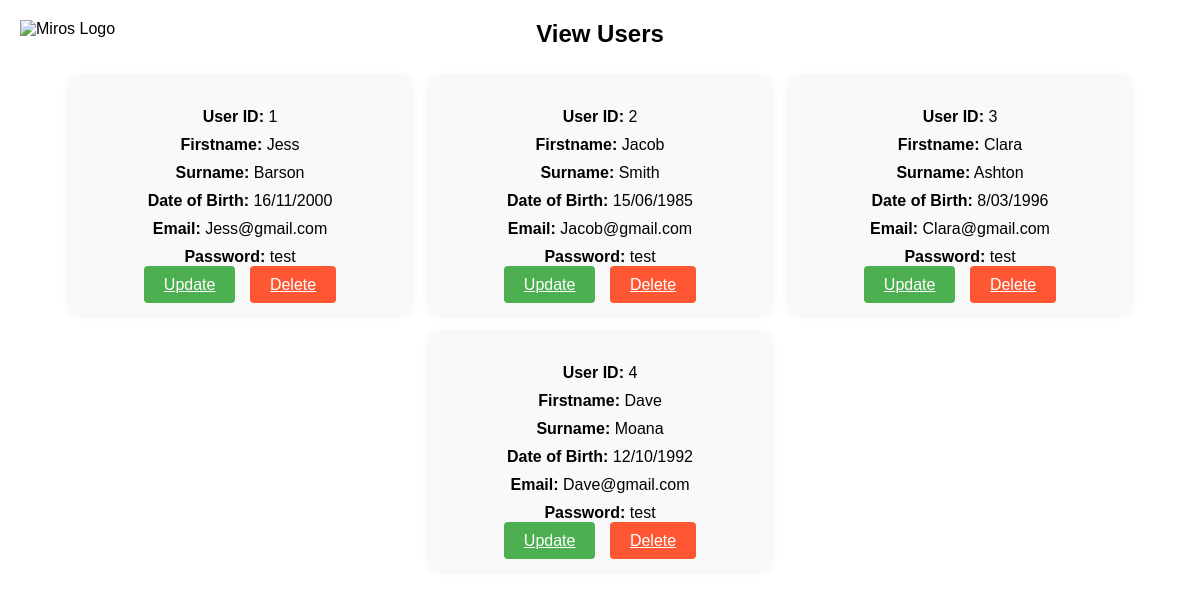
The app's page /view_users.php with its own data.
### tables this page shows
CREATE TABLE "Users" (
	"user_id"	INTEGER NOT NULL,
	"role_id"	INTEGER NOT NULL,
	"user_Fname"	TEXT NOT NULL,
	"user_Lname"	TEXT,
	"email"	TEXT NOT NULL,
	"password"	TEXT,
	"DOB"	INTEGER,
	PRIMARY KEY("user_id" AUTOINCREMENT)
);

### view_users.php (the view, shortened to what this page needs)
<?php
$db = new SQLite3('MIROS.db');
$query = $db->prepare("SELECT * FROM Users");
$result = $query->execute();
$users = [];
while ($row = $result->fetchArray(SQLITE3_ASSOC)) {
    $users[] = $row;
}
?>
<!DOCTYPE html>
<html lang="en">
<head>
    <link rel="stylesheet" href="approvalcss.css">
</head>
<body>
<img src="miroslogo.png" alt="Miros Logo" class="logo">
    <h2 class="approve-title">View Users</h2>
    <div class="record-container">
        <?php foreach ($users as $user): ?>
            <div class="record-box">
                <p><strong>User ID:</strong> <?php echo $user['user_id']; ?></p>
                <p><strong>Firstname:</strong> <?php echo $user['user_Fname']; ?></p>
                <p><strong>Surname:</strong> <?php echo $user['user_Lname']; ?></p>
                <p><strong>Date of Birth:</strong> <?php echo $user['DOB']; ?></p>
                <p><strong>Email:</strong> <?php echo $user['email']; ?></p>
                <p><strong>Password:</strong> <?php echo $user['password']; ?></p>
                <div class="option-buttons">
                        <a href="update_users.php?id=<?php echo $user['user_id']; ?>" class="approve-btn">Update</a>
                        <a href="delete_users.php?id=<?php echo $user['user_id']; ?>" class="deny-btn">Delete</a>
                    </div>
            </div>
        <?php endforeach; ?>
    </div>
</body>
</html>

### approvalcss.css (style rules this page uses)
body { font-family: Arial, sans-serif; background-color: #ffffff; margin: 0; padding: 0; display: flex; flex-direction: column; align-items: center; height: 100vh; position: relative; }
.logo { width: 150px; height: auto; position: absolute; top: 20px; left: 20px; }
.approve-title { font-size: 24px; margin-bottom: 20px; }
.record-container { display: flex; flex-wrap: wrap; justify-content: center; }
.record-box { background-color: #f9f9f9; padding: 20px; margin: 10px; border-radius: 10px; box-shadow: 0 0 10px rgba(0, 0, 0, 0.1); width: 300px; text-align: center; }
.record-box p { margin: 10px 0; }
.approve-btn { background-color: #4CAF50; color: white; border: none; padding: 10px 20px; margin-right: 10px; border-radius: 4px; cursor: pointer; transition: background-color 0.3s ease; }
.deny-btn { background-color: #FF5733; color: white; border: none; padding: 10px 20px; border-radius: 4px; cursor: pointer; transition: background-color 0.3s ease; }

### records on screen
users: user_id "1", user_Fname "Jess", user_Lname "Barson", DOB "16/11/2000", email "Jess@gmail.com", password "test"
users: user_id "2", user_Fname "Jacob", user_Lname "Smith", DOB "15/06/1985", email "Jacob@gmail.com", password "test"
users: user_id "3", user_Fname "Clara", user_Lname "Ashton", DOB "8/03/1996", email "Clara@gmail.com", password "test"
users: user_id "4", user_Fname "Dave", user_Lname "Moana", DOB "12/10/1992", email "Dave@gmail.com", password "test"
